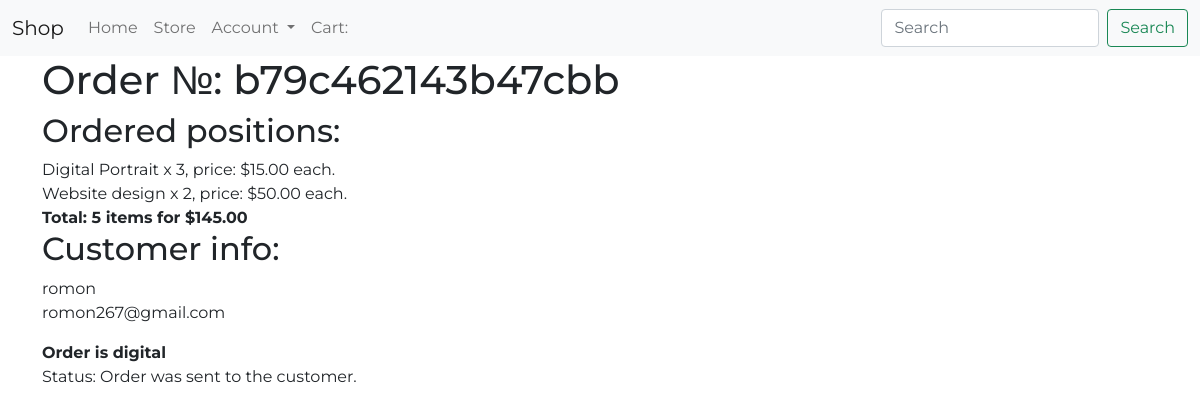
The app's page /dashboard/order_detail/15/ (signed in) with its own data.
### store/models.py (models this page shows, shortened)
class Order(models.Model):
    customer = models.ForeignKey(Customer, on_delete=models.SET_NULL, blank=True, null=True)
    date_ordered = models.DateTimeField(auto_now_add=True)
    complete = models.BooleanField(default=False, null=True, blank=False)
    status = models.CharField(max_length=20, default='', null=True, blank=True)
    transaction_id = models.CharField(max_length=200, null=True)
    @property
    def get_cart_total(self):
        orderitems = self.orderitem_set.all()
        total = sum([item.get_total for item in orderitems]) # generator for calculating cart total value
        return total
    @property
    def get_cart_items(self):
        orderitems = self.orderitem_set.all()
        total = sum([item.quantity for item in orderitems])
        return total

class OrderItem(models.Model):
    product = models.ForeignKey(Product, on_delete=models.SET_NULL, blank=True, null=True)
    order = models.ForeignKey(Order, on_delete=models.SET_NULL, blank=True, null=True)
    quantity = models.IntegerField(default=0, null=True,blank=True)
    date_added = models.DateTimeField(auto_now_add=True)
    @property
    def get_total(self):
        total = self.product.price * self.quantity
        return total

class Product(models.Model):
    name = models.CharField(max_length=200)
    description = models.CharField(max_length=400, null=True)
    price = models.DecimalField(max_digits=8, decimal_places=2)
    digital = models.BooleanField(default=False, null=True, blank=False)
    image = models.ImageField(null = True, blank=True)

class Customer(models.Model):
    user = OneToOneField(User, on_delete=models.CASCADE, null=True, blank=True)
    name = models.CharField(max_length=200, null=True, blank=True)
    email = models.EmailField(max_length=200, null=True, blank=True)

### dashboard/views.py (the view)
# urls.py: path('order_detail/<int:pk>/', dashboard_views.order_detail, name='order-detail'),
@user_passes_test(lambda u: u.is_staff)
def order_detail(request, pk):
    order = Order.objects.get(pk=pk)
    items = order.orderitem_set.all()
    try:
        shipping_address = ShippingAddress.objects.get(order=order)
        context = {
        'order': order,
        'items': items,
        'shipping_address': shipping_address
    }
    except:
        context = {
        'order': order,
        'items': items
    }
    return render(request, 'dashboard/order_detail.html', context)

### dashboard/templates/dashboard/order_detail.html (shortened to what this page needs)
{% extends 'store/base.html' %}
{% block content %}
<div class="container">
    <h1>Order №: {{order.transaction_id}}</h1>
    <h2>Ordered positions:</h2>
    {% for item in items %}
        {{item.product.name}} x {{item.quantity}}, price: ${{item.product.price}} each.<br>
    {% endfor %}
    <text class="fw-bold">Total: {{order.get_cart_items}} items for ${{order.get_cart_total}}</text>
    <h2>Customer info:</h2>
    <p>{{order.customer.name}}<br>{{order.customer.email}}</p>
    {% if shipping_address %}
        <h2>Shipping address:</h2>
        <p>{{shipping_address.address}}<br>{{shipping_address.city}}<br>
        {{shipping_address.zipcode}}<br>{{shipping_address.state}}<br></p>
    {% else %}
        <text class="fw-bold">Order is digital</text>
    {% endif %}
    <p>Status: {{order.status}}</p>
</div>
{% endblock %}

### store/static/css/main.css (style rules this page uses)
body { font-family: 'Montserrat', sans-serif; }

### records on screen
Order: transaction_id "b79c462143b47cbb", get_cart_items "5", get_cart_total "145.00", customer.name "romon", customer.email "romon267@gmail.com", status "Order was sent to the customer."
OrderItem: product.name "Digital Portrait", quantity "3", product.price "15.00"
OrderItem: product.name "Website design", quantity "2", product.price "50.00"
